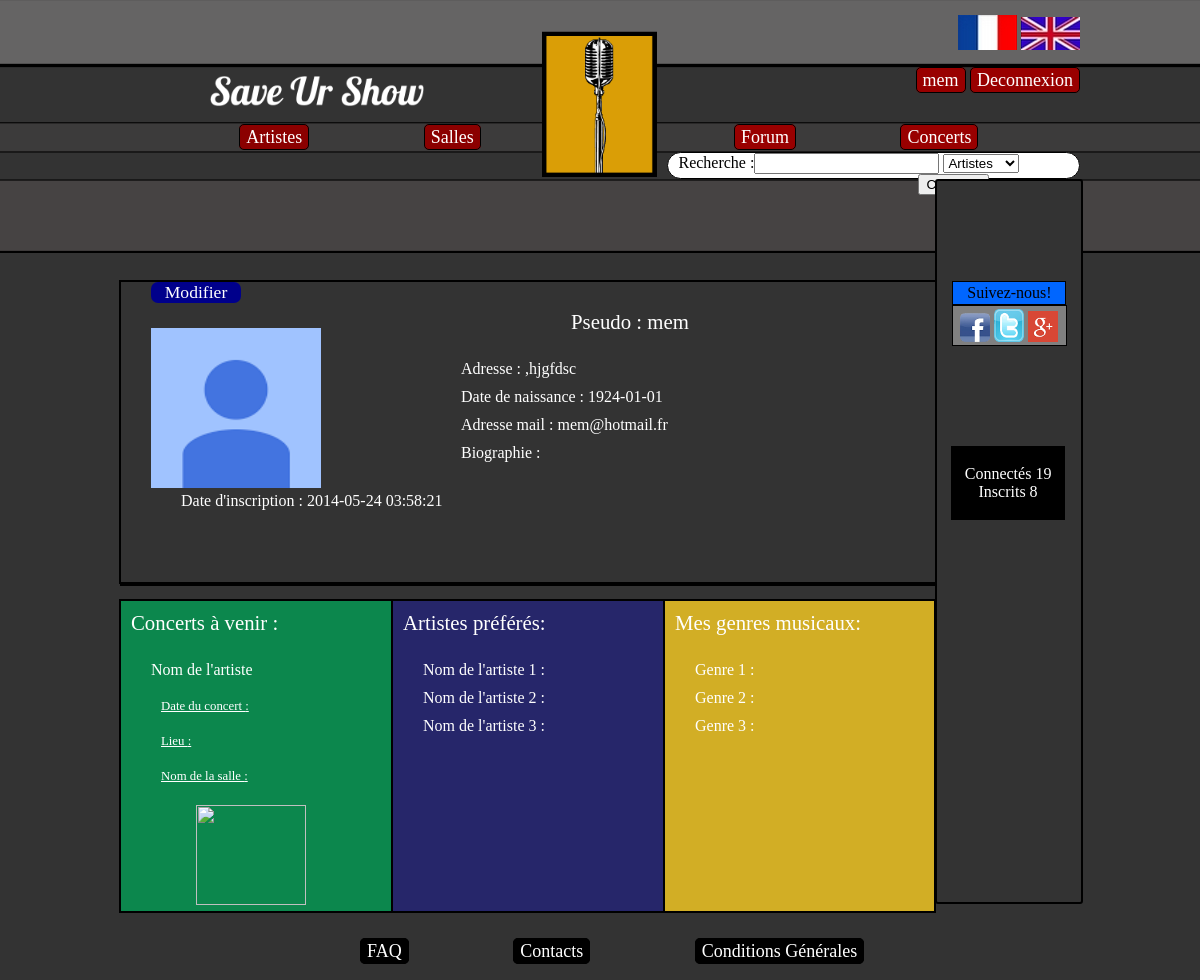
Page /mvc1/index.php?page=profil&profil=mem (signed in) on the committed database.
### tables this page shows
CREATE TABLE IF NOT EXISTS `statistique` (
  `ID` int(11) NOT NULL AUTO_INCREMENT,
  `nombre_inscrit` int(11) DEFAULT NULL,
  `nombre_visite` int(11) DEFAULT NULL,
  PRIMARY KEY (`ID`)
);

CREATE TABLE IF NOT EXISTS `membre` (
  `ID` int(11) NOT NULL AUTO_INCREMENT,
  `pseudo` varchar(255) NOT NULL,
  `nom_membre` varchar(25) DEFAULT NULL,
  `prenom_membre` varchar(255) DEFAULT NULL,
  `adresse_email` varchar(255) NOT NULL,
  `mot_de_passe` varchar(255) NOT NULL,
  `image_membre` varchar(255) NOT NULL,
  `date_de_naissance` date DEFAULT NULL,
  `adresse_membre` varchar(40) DEFAULT NULL,
  `departement` int(11) DEFAULT NULL,
  `sexe` int(11) DEFAULT NULL,
  `bio_membre` text,
  `date_inscription` datetime DEFAULT NULL,
  `nombre_de_message` int(11) DEFAULT NULL,
  `etat_connexion` int(11) NOT NULL,
  `Role_ID` int(11) NOT NULL,
  `etat_compte` int(2) NOT NULL DEFAULT '0',
  `cle_validation` varchar(255) DEFAULT NULL,
  PRIMARY KEY (`ID`),
  KEY `fk_membre_Role1_idx` (`Role_ID`)
);

### mvc1/controleurs/fr.php (called while the page is built, shortened)
<?php
	$DECONNEXION = 'Deconnexion';
	$TXT_ARTISTES = 'Artistes';
	$TXT_SALLES = 'Salles';
	$TXT_CONCERTS = 'Concerts';
	$TXT_FORUM = 'Forum';
	$RECHERCHE = 'Recherche :';
	$TXT_SUIVRE = 'Suivez-nous!';
	$TXT_CONNECTES = 'Connectés';
	$TXT_INSCRITS = 'Inscrits';
	$TXT_PSEUDO = 'Pseudo';
	$TXT_MAIL = 'Adresse mail';
	$TXT_NAISSANCE = 'Date de naissance';
	$ADRESSE = 'Adresse';
$VENIR = 'Concerts &agrave venir';
$MODIF = 'Modifier';
$DATE_INSCRIT = 'Date d\'inscription';
$BIO = 'Biographie';
$NOM_ARTISTE = 'Nom de l\'artiste';
$DATE_CONCERT = 'Date du concert';
$NOM_SALLE = 'Nom de la salle';
$PREFERE = 'Artistes pr&eacutef&eacuter&eacutes';
$MES_GENRES = 'Mes genres musicaux';
$GENRE = 'Genre';
$LIEU = 'Lieu';
 ?>

### mvc1/modeles/modele_stat.php (called while the page is built, shortened)
<?php
	function nbrVisite(){
	global $bdd;
	$req = $bdd -> prepare("SELECT nombre_visite FROM statistique");
	$req -> execute();
	$res = $req->fetch();
	return $res[0];
	}
	function nbrInscrit(){
		global $bdd;
		$req = $bdd -> prepare("SELECT count(ID) FROM membre");
		$req -> execute();
	$res = $req->fetch();
	return $res['count(ID)'];
	}
 ?>

### mvc1/modeles/modele_utilisateur.php (called while the page is built, shortened)
<?php
	function infoProfil($nom){
		global $bdd;
		$query=$bdd->prepare('SELECT ID, pseudo, nom_membre, prenom_membre, adresse_email, date_de_naissance, adresse_membre, sexe, bio_membre, date_inscription, role_ID, image_membre
	    FROM membre WHERE pseudo = :nom');
        $query->bindValue(':nom',$nom, PDO::PARAM_STR);
        $query->execute();
	    $data_artiste=$query->fetch();
	    return $data_artiste;
	}
 ?>

### mvc1/vues/vue_profil.php (the view, shortened to what this page needs)
<div class="Profil">
	<div class="container1Profil">
		<div class="modifier_profil"><a href="#"> <?php echo $MODIF ?></a></div>
		<div ><img class="photo_profil" src=<?php
		if(empty($info['image_membre'])){
		echo '"ressources/avatars/defaultPicture.jpg"';
		}else{
		echo '"'.$info['image_membre'].'"';
		}?>/></div>
		<div class="date_insc"><?php echo $DATE_INSCRIT ?> : <?php echo $info['date_inscription'] ; ?></div>
		<div class="pseudo"><?php echo $TXT_PSEUDO ?> : <?php echo $info['pseudo']; ?></div>
		<ul>
			<li class="txt1Profil"><?php echo $ADRESSE ?> : <?php echo $info['adresse_membre']; ?></li>
			<li class="txt1Profil"><?php echo $TXT_NAISSANCE ?> : <?php echo $info['date_de_naissance']; ?></li>
			<li class="txt1Profil"><?php echo $TXT_MAIL ?> : <?php echo $info['adresse_email']; ?></li>
			<li class="txt1Profil"><?php echo $BIO ?> : <?php echo $info['bio_membre']; ?></li>
		</ul>
	</div>
	<div class="container2Profil">
		<div class="txt2Profil"> <?php echo $VENIR ?> : </div>
		<ul>
			<li class="txt3Profil"><?php echo $NOM_ARTISTE ?></li>
			<li class="txt1bisProfil"><?php echo $DATE_CONCERT ?> : </li>
			<li class="txt1bisProfil"><?php echo $LIEU ?> : </li>
			<li class="txt1bisProfil"><?php echo $NOM_SALLE ?> : </li>
		</ul>
		<div ><a href='#'><img class="photo_concertavenir" src "groupex.jpg"/></a></div>
	</div>
	<div class="container3Profil">
		<div class="txt2Profil"> <?php echo $PREFERE ?>: </div>
		<ul>
			<li class="txt3Profil"><?php echo $NOM_ARTISTE ?> 1 :</li>
			<li class="txt3Profil"><?php echo $NOM_ARTISTE ?> 2 :</li>
			<li class="txt3Profil"><?php echo $NOM_ARTISTE ?> 3 :</li>
		</ul>
	</div>
	<div class="container4Profil">
		<div class="txt2Profil"> <?php echo $MES_GENRES ?>:</div>
		<ul>
			<li class="txt3Profil"><?php echo $GENRE ?> 1 :</li>
			<li class="txt3Profil"><?php echo $GENRE ?> 2 :</li>
			<li class="txt3Profil"><?php echo $GENRE ?> 3 :</li>
		</ul>
	</div>
</div>

### mvc1/vues/header.php (shortened to what this page needs)
<!doctype html>
<html lang="en">
<head>
<link rel="stylesheet" href="ressources/style.css" type="text/css" media="screen" />
<body>
<header>
	<div id="logo">
	</div>
	<a href="?page=accueil"><div id="nom">
	</div></a>
	<div id="drapeau">
	<a href="?page=select_lang&lang=fr"> <img src="ressources/image/drap_fr.png" alt="Version Française" /></a>
	<a href="?page=select_lang&lang=en"> <img src="ressources/image/drap_en.png" alt="Version Anglaise"/></a>
	</div>
	<div id="connexion">
		<ul>
			<?php
			if (!isset($_SESSION['pseudo'])){
				echo '
				<li class="zone1"><a href="?page=connexion">'.$CONNEXION.'</a></li>
				<li class="zone1"><a href="?page=inscription">'.$INSCRIPTION.'</a></li>';
			}else{
				echo'
				<li class="zone1"><a href="?page=profil&profil='.$_SESSION['pseudo'].'">'.$_SESSION['pseudo'].'</a></li>
				<li class="zone1"><a href="?page=deconnexion">'.$DECONNEXION.'</a></li>';
			}
			 ?>
		</ul>
	</div>
	<div id="artistes_salles">
		<ul>
			<li class="boutons1"><a href="?page=listeartiste"><?php echo $TXT_ARTISTES;?></a></li>
			<li class="boutons1"><a href="?page=listeSalles"><?php echo $TXT_SALLES;?></a></li>
		</ul>
	</div>
	<div id="forum_concerts">
		<ul>
			<li class="boutons2"><a href="?page=forum"><?php echo $TXT_FORUM;?></a></li>
			<li class="boutons2"><a href="?page=listeConcerts"><?php echo $TXT_CONCERTS;?></a></li>
		</ul>
	</div>
	<div class="Rechercher">
			<form action="index.php?page=recherche" method="post" name="Recherche">
			<label><?php echo $RECHERCHE;?></label><input type="text" name="mot_cle" id="mot_cle"/>
					<select name="type_recherche">
						<option value="1"><?php echo $TXT_ARTISTES;?></option>
					</select>
			</form>
	</div>
	<span id="bordure">
	<div id="Suivre"><span class="a3"><?php echo $TXT_SUIVRE;?></span>
	</div>
	<div class="reseaux">
		<div> <a href="https://www.facebook.com/pages/Save-Ur-Show/281799091982222?fref=ts"> <img class="reseauxsociaux" src="ressources/image/facebook.png" /></a> <span></span>
		</div>
		<div> <a href="https://twitter.com/SaveUrShow01"> <img class="reseauxsociaux" src="ressources/image/twitter.png"/></a> <span></span>
		</div>
		<div> <a href="https://plus.google.com/"> <img class="reseauxsociaux" src="ressources/image/g.png"/></a> <span></span>
		</div>
	</div>
	<div class="statistique">
		<p> <?php echo $TXT_CONNECTES;?> <?php echo $nbrVisite; ?> <br />
			<?php echo $TXT_INSCRITS;?> <?php echo $nbrInscrit; ?>
		</p>
	</div>
	</span>
</header>
<div id="contenu">

### rows in the picture
statistique: nombre_visite "19"
membre: date_inscription "2014-05-24 03:58:21", pseudo "mem", adresse_membre ",hjgfdsc", date_de_naissance "1924-01-01", adresse_email "mem@hotmail.fr"

### other values in the picture
$_SESSION['pseudo'] "mem"
$DECONNEXION "Deconnexion"
$TXT_ARTISTES "Artistes"
$TXT_SALLES "Salles"
$TXT_FORUM "Forum"
$TXT_CONCERTS "Concerts"
$RECHERCHE "Recherche :"
$TXT_SUIVRE "Suivez-nous!"
$TXT_CONNECTES "Connectés"
$TXT_INSCRITS "Inscrits"
$nbrInscrit "8"
$MODIF "Modifier"
$DATE_INSCRIT "Date d'inscription"
$TXT_PSEUDO "Pseudo"
$ADRESSE "Adresse"
